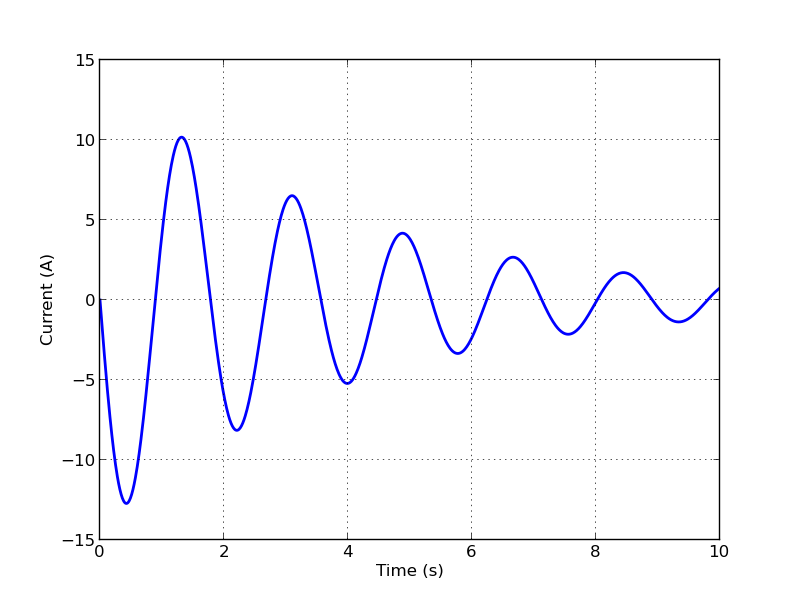

Write the Python code that produced this figure.
from mcircuit import V, R, L, C
from matplotlib.pyplot import figure, savefig, show
import numpy as np

a = V(10) + R(0.1) + C(0.4) + L(0.2)

a.Isc.pprint()

t = np.linspace(0, 10, 1000)

fig = figure()
ax = fig.add_subplot(111)
ax.plot(t, a.Isc.transient_response(t), linewidth=2)
ax.set_xlabel('Time (s)')
ax.set_ylabel('Current (A)')
ax.grid(True)

savefig('series-VRLC1-isc.png')

show()


